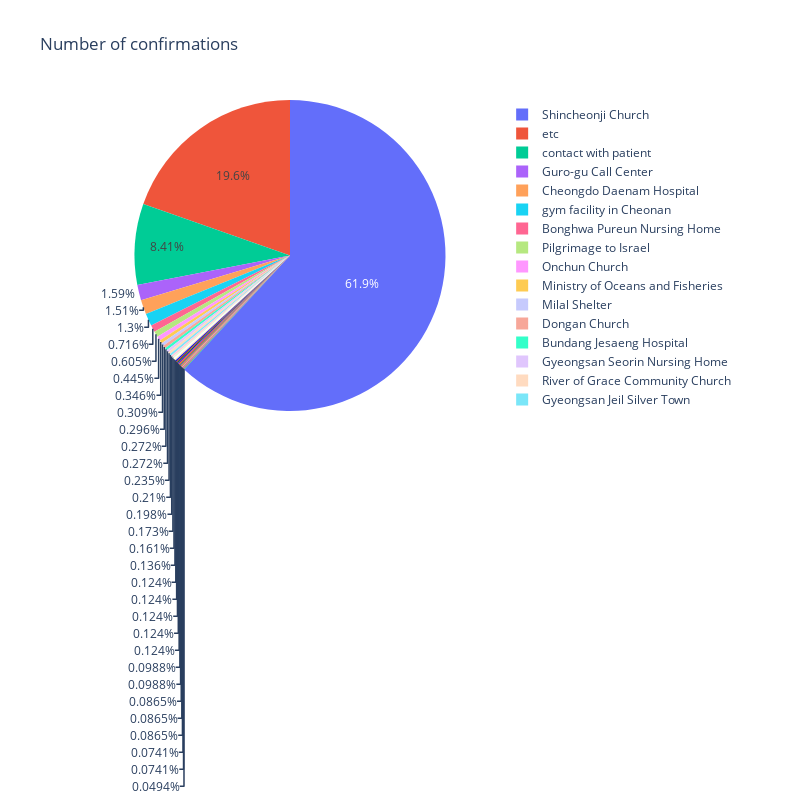

This figure's notebook cell:
### Markdown cell above
### How does the virus progress, what are influencing factors or features?
Let's check if the number of confirmations is related to certain events and to locations. Therefore, we investigate the infection cases with respect to the number of corresponding confirmed cases.

### Code cell
df=df_dict['Case']
df_cases_sorted_sum=df.groupby('infection_case').sum().confirmed


fig = go.Figure(data=[go.Pie(labels=df_cases_sorted_sum.index, values=df_cases_sorted_sum)])
fig.update_layout(height=800,
                  width=800,
                  title_text="Number of confirmations",
                  template="plotly_white")
fig.show()

### Figure 1 — Plotly figure (JSON) as saved in the notebook; plotly's stock layout.template omitted (floating-point values rounded to 4 significant figures)
{"data": [{"labels": ["Bonghwa Pureun Nursing Home", "Bundang Jesaeng Hospital", "Changnyeong Coin Karaoke", "Cheongdo Daenam Hospital", "Dongan Church", "Eunpyeong St. Mary's Hospital", "Geochang Church", "Geochang-gun Woongyang-myeon", "Goesan-gun Jangyeon-myeon", "Guro-gu Call Center", "Gyeongsan Cham Joeun Community Center", "Gyeongsan Jeil Silver Town", "Gyeongsan Seorin Nursing Home", "Haeundae-gu Catholic Church", "Hanmaeum Changwon Hospital", "Jin-gu Academy", "Jongno Community Center", "Jung-gu Fashion Company", "Milal Shelter", "Ministry of Oceans and Fisheries", "Onchun Church", "Pilgrimage to Israel", "River of Grace Community Church", "Seongdong-gu APT", "Seosan-si Laboratory", "Shincheonji Church", "Suwon Saeng Myeong Saem Church", "Suyeong-gu Kindergarten", "contact with patient", "etc", "gym facility in Cheonan", "gym facility in Sejong", "overseas inflow"], "type": "pie", "values": [58, 22, 7, 122, 24, 14, 10, 8, 11, 129, 16, 17, 22, 6, 7, 4, 10, 7, 25, 28, 36, 49, 19, 13, 10, 5012, 10, 6, 681, 1589, 105, 8, 10]}], "layout": {"height": 800, "title": {"text": "Number of confirmations"}, "width": 800}}
